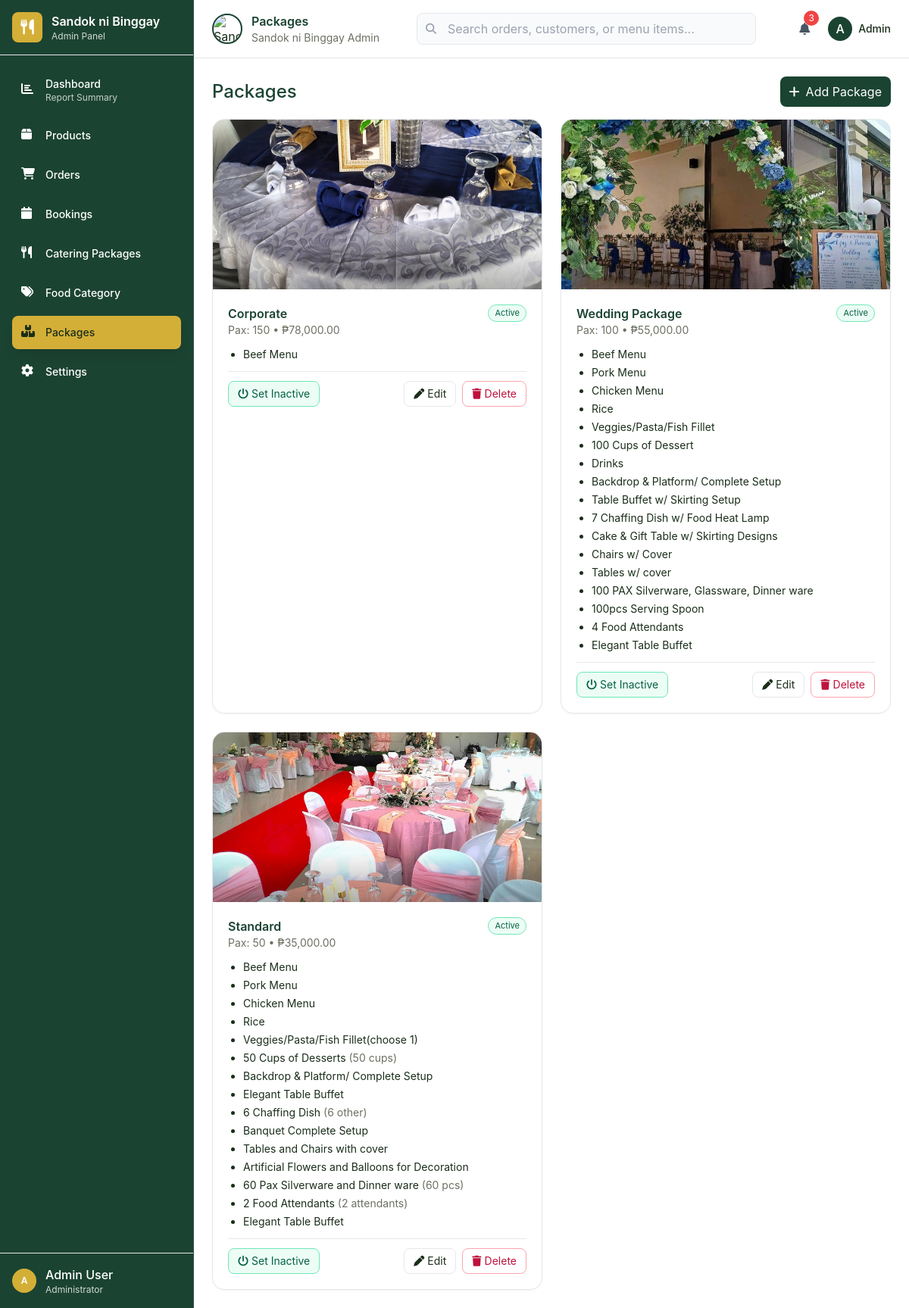
Before: /admin/admin.php?section=packages with the older database file.
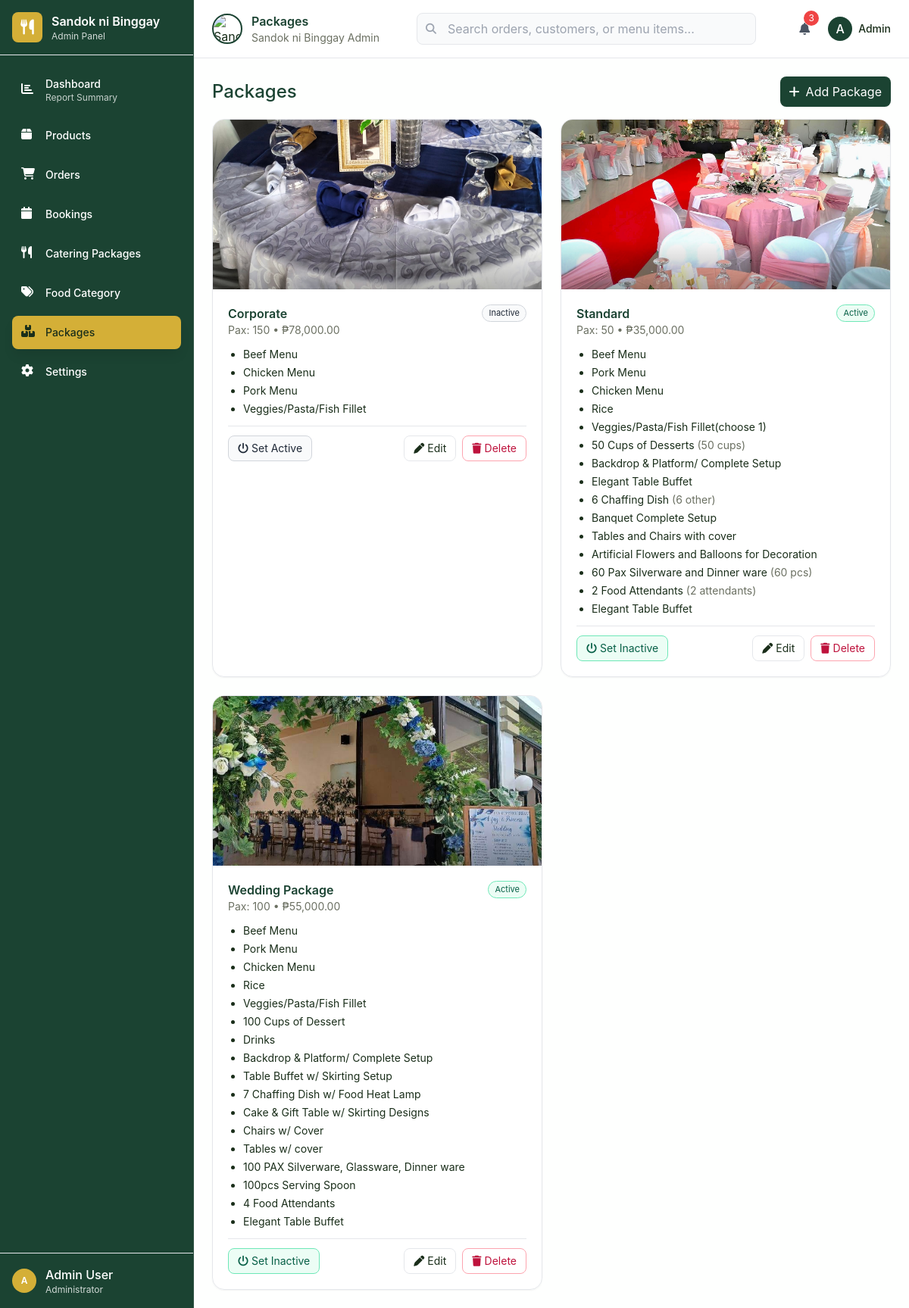
After: the same page with the newer database file.
### tables this page shows
CREATE TABLE `packages` (
  `package_id` int(11) NOT NULL,
  `name` varchar(100) NOT NULL,
  `pax` enum('50','100','150','200') NOT NULL,
  `base_price` decimal(10,2) DEFAULT NULL,
  `is_active` tinyint(1) DEFAULT 1,
  `notes` text DEFAULT NULL,
  `package_image` varchar(255) DEFAULT NULL,
  `created_at` timestamp NOT NULL DEFAULT current_timestamp(),
  `updated_at` timestamp NOT NULL DEFAULT current_timestamp() ON UPDATE current_timestamp()
);

### admin/admin.php (the view, shortened to what the rows shown need)
<!DOCTYPE html>
<html lang="en">
<head>
    <?php
        $db = new database();
    $section = $_GET['section'] ?? '';
    $section = is_string($section) ? strtolower($section) : '';
                $pkgPage = max(1, (int)($_GET['pkg_page'] ?? 1));
                $pkgLimit = 8;
                $pkgOffset = ($pkgPage - 1) * $pkgLimit;
                $pkgRows = []; $pkgTotal = 0; $pkgPages = 1;
                if ($section === 'packages') {
                    try {
                        $pdo = $db->opencon();
                        $stmt = $pdo->prepare("SELECT package_id, name, pax, base_price, is_active, notes, updated_at FROM packages ORDER BY updated_at DESC, package_id DESC LIMIT :lim OFFSET :off");
                        $stmt->bindValue(':lim', $pkgLimit, PDO::PARAM_INT);
                        $stmt->bindValue(':off', $pkgOffset, PDO::PARAM_INT);
                        $stmt->execute();
                        $pkgRows = $stmt->fetchAll(PDO::FETCH_ASSOC) ?: [];
                    } catch (Throwable $e) { $pkgRows = []; $pkgTotal = 0; $pkgPages = 1; }
                }
        function pkg_img_src($package_id) {
            $id = (int)$package_id; if ($id <= 0) return '../images/logo.png';
            $dir = __DIR__ . '/../uploads/packages';
            $candidates = ['jpg','jpeg','png','webp','gif','avif'];
            foreach ($candidates as $ext) {
                $path = $dir . '/package_' . $id . '.' . $ext;
                if (file_exists($path)) {
                    $url = '../uploads/packages/package_' . $id . '.' . $ext;
                    $ver = @filemtime($path);
                    if ($ver) { $url .= (strpos($url,'?')!==false?'&':'?') . 'v=' . $ver; }
                    return $url;
                }
            }
            return '../images/logo.png';
        }
    ?>
    <script src="https://cdn.tailwindcss.com"></script>
    <link href="https://cdnjs.cloudflare.com/ajax/libs/font-awesome/6.4.0/css/all.min.css" rel="stylesheet">
</head>
<body class="h-screen overflow-hidden">
    <div class="flex h-full">
        <div class="flex-1 flex flex-col">
            <header class="bg-white border-b border-gray-200 px-6 py-4">
                <div class="flex items-center justify-between">
                    <div class="flex items-center gap-4">
                        <div class="flex items-center gap-3">
                            <div>
                                <h2 id="page-title" class="text-primary font-semibold"><?php
                                    $titleMap = [
                                        'dashboard' => 'Dashboard',
                                        'products' => 'Products Management',
                                        'orders' => 'Orders Management',
                                        'bookings' => 'Bookings Management',
                                        'catering' => 'Catering Packages',
                                        'categories' => 'Food Categories',
                                        'packages' => 'Packages',
                                        'settings' => 'Settings'
                                    ];
                                    echo $titleMap[$section] ?? 'Dashboard';
                                ?></h2>
                            </div>
                        </div>
                    </div>
                </div>
            </header>
            <main class="flex-1 overflow-y-auto">
                <div id="packages-content" class="section-content <?php echo ($section === 'packages') ? '' : 'hidden '; ?>p-6">
                    <div class="flex items-center justify-between mb-4">
                        <h2 class="text-2xl font-medium text-primary">Packages</h2>
                    </div>
                    <div class="grid grid-cols-1 md:grid-cols-2 gap-6">
                        <?php if ($section === 'packages' && !empty($pkgRows)): foreach ($pkgRows as $pr): ?>
                        <div data-package-card class="group relative rounded-2xl border border-gray-200 bg-white/90 backdrop-blur overflow-hidden shadow-sm transition-all duration-200 hover:shadow-xl hover:-translate-y-1 flex flex-col">
                            <div class="relative h-56 w-full bg-gray-100 overflow-hidden">
                                <img src="<?php echo htmlspecialchars(pkg_img_src($pr['package_id'])); ?>" alt="Package Image" class="w-full h-full object-cover transform transition-transform duration-300 group-hover:scale-105"/>
                            </div>
                            <div class="p-5 space-y-3 flex-1">
                                <div class="flex items-start justify-between">
                                    <div>
                                        <div class="font-semibold text-primary text-base"><?php echo htmlspecialchars($pr['name']); ?></div>
                                        <div class="text-sm text-muted-foreground">Pax: <?php echo htmlspecialchars($pr['pax']); ?><?php if ($pr['base_price'] !== null): ?> • ₱<?php echo number_format((float)$pr['base_price'],2); ?><?php endif; ?></div>
                                    </div>
                                    <span class="status-badge inline-block px-2 py-0.5 rounded-full text-[11px] border <?php echo ((int)$pr['is_active']===1) ? 'bg-emerald-50 border-emerald-300 text-emerald-800' : 'bg-gray-50 border-gray-300 text-gray-800'; ?> group-hover:shadow-sm"><?php echo ((int)$pr['is_active']===1) ? 'Active' : 'Inactive'; ?></span>
                                </div>
                                <?php
                                try { $pdoPrev = $db->opencon(); $stmtPrev = $pdoPrev->prepare("SELECT item_label, qty, unit, is_optional FROM package_items WHERE package_id=? ORDER BY sort_order ASC, item_id ASC"); $stmtPrev->execute([(int)$pr['package_id']]); $preview = $stmtPrev->fetchAll(PDO::FETCH_ASSOC); } catch (Throwable $e) { $preview = []; }
                                ?>
                                <ul class="text-sm list-disc pl-5">
                                    <?php if (!empty($preview)): foreach ($preview as $it): ?>
                                        <li class="mb-1">
                                            <?php echo htmlspecialchars($it['item_label']); ?>
                                            <?php if ($it['qty'] !== null && $it['qty'] !== ''): ?>
                                                <span class="text-muted-foreground">(<?php echo (int)$it['qty']; ?> <?php echo htmlspecialchars($it['unit'] ?: ''); ?>)</span>
                                            <?php endif; ?>
                                        </li>
                                    <?php endforeach; else: ?>
                                        <li class="text-muted-foreground">No items</li>
                                    <?php endif; ?>
                                </ul>
                                <div class="flex items-center justify-between gap-2 pt-2 mt-4 border-t pt-3">
                                    <button data-toggle-active="<?php echo (int)$pr['package_id']; ?>" class="px-3 py-1.5 rounded-lg text-sm border <?php echo ((int)$pr['is_active']===1) ? 'bg-emerald-50 border-emerald-300 text-emerald-800 hover:bg-emerald-100' : 'bg-gray-50 border-gray-300 text-gray-800 hover:bg-gray-100'; ?> transition-colors">
                                        <i class="fas fa-power-off me-1"></i><span class="toggle-label"><?php echo ((int)$pr['is_active']===1) ? 'Set Inactive' : 'Set Active'; ?></span>
                                    </button>
                                    <div class="flex items-center justify-end gap-2">
                                        <button data-edit-package="<?php echo (int)$pr['package_id']; ?>" class="px-3 py-1.5 border rounded-lg hover:bg-gray-50 text-sm transition-colors"><i class="fas fa-pen me-1"></i>Edit</button>
                                        <button data-delete-package="<?php echo (int)$pr['package_id']; ?>" class="px-3 py-1.5 border rounded-lg hover:bg-rose-50 text-sm text-rose-700 border-rose-300 transition-colors"><i class="fas fa-trash me-1"></i>Delete</button>
                                    </div>
                                </div>
                            </div>
                        </div>
                        <?php endforeach; else: ?>
                            <div class="text-muted-foreground">No packages yet.</div>
                        <?php endif; ?>
                    </div>
                </div>
            </main>
        </div>
    </div>
</body>
</html>

Changed rows visible on the page:
changed packages "Corporate": is_active "Active Set Inactive" → "Inactive Set Active"
changed packages "Standard": moves up the list
Other visible differences:
new list line: "Chicken Menu"
new list line: "Pork Menu"
new list line: "Veggies/Pasta/Fish Fillet"
